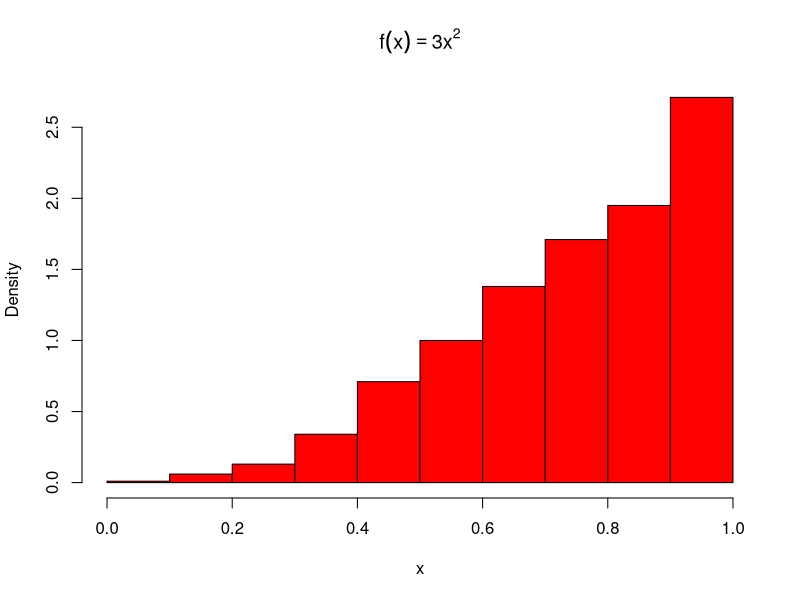
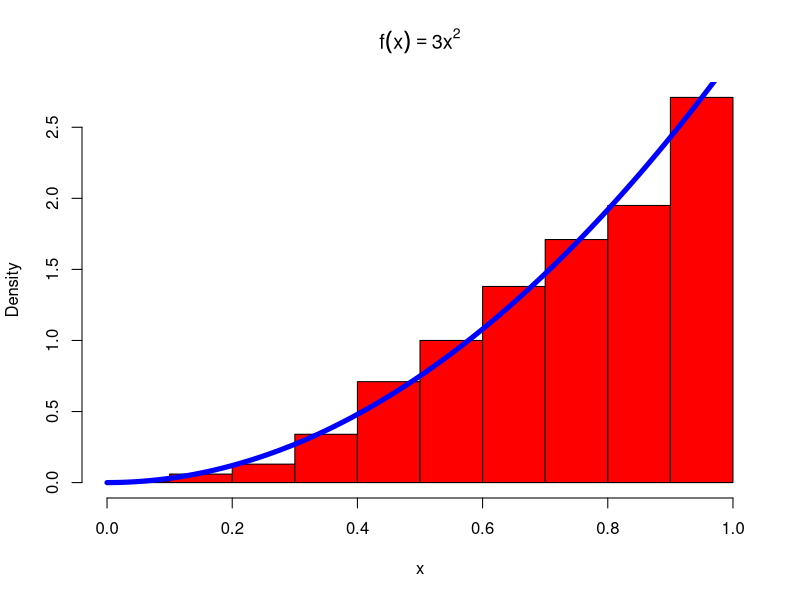
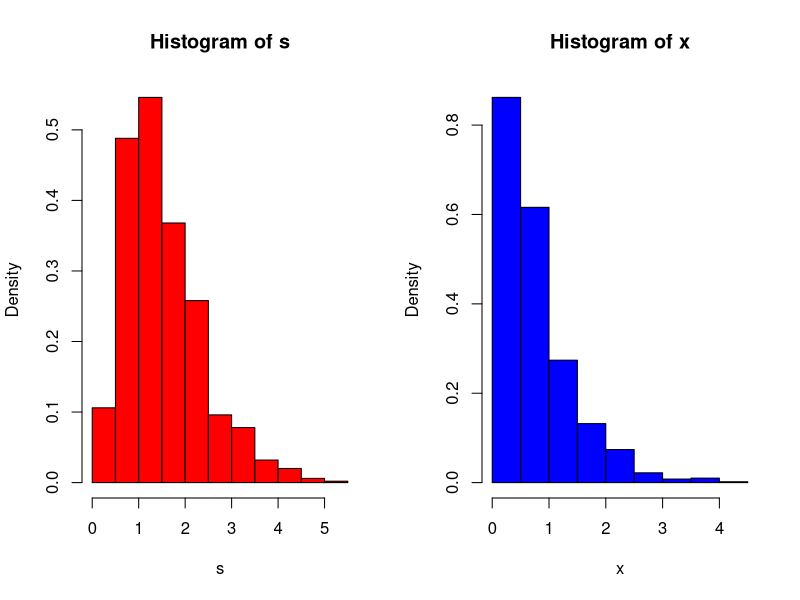

Here is the R script that generated these plots, in order:

# Statistical computing
# Spring 2015
# Homework-4
#####################F(x)=x^3 and 0<x<1##################################

n<-1000
u<-runif(n)
x<-u^(1/3)
hist(x,prob=T,col="red",main=expression(f(x)==3*x^2))
###Alternatively:
hist(x,prob=T,col="red",main=bquote(f(x)==3*x^2))
y<-seq(0,1,0.01)
lines(y,3*y^2, lwd=5, col='blue')

##############################################################
#################Exponential distribution#####################
##############################################################
n<-100000
lambda=2
x<-(-log(runif(n))/lambda)

###################################################
#check out rexp####################################
###################################################

###################################################
#################TwoPointDist######################
###################################################
n<-1000
p<-0.4
u<-runif(n)
x<-as.integer(u>0.6)

mean(x)
var(x)

###alternative:
rbinom(n,size=1,prob=p)
sample(c(0,1),size=n,replace=T,prob=c(0.6,0.4))

###################################################
#################GeometricDist######################
###################################################

n<-1000
p<-0.25
u<-runif(n)
k<-ceiling(log(1-u)/log(1-p))-1
####simplification
k<-floor(log(u)/log(1-p))

###################################################
#################LogDist######################
###################################################
rlogarithmic<-function(n,theta){
	#returns a random logarithmic (theta) sample size n
	u<-runif(n)
	#set the initial length of cdf vector
	N<-ceiling(-16/log10(theta))
	k<-1:N
	a<- (-1/log(1-theta))
	fk<-exp(log(a)+k*log(theta)-log(k))
	FK<-cumsum(fk)
	x<-integer(n)
	for (i in 1:n){
		x[i]<-as.integer(sum(u[i]>FK))##F^{-1}(u)-1
		while(x[i]==N){
			#if x==N we need to extend the cdf
			#very unlikely because N is large
			logf<-log(a)+(N+1)*log(theta)-log(N+1)
			fk<-c(fk,exp(logf))
			FK<-c(FK,FK[N]+fk[N+1])
			N<-N+1
			x[i]<as.integer(sum(u[i]>FK))
		}
	}
	x+1
}



n<-1000
theta<-0.5
x<-rlogarithmic(n,theta)
#compute density of logarithmic (theta) for comparison
k<-sort(unique(x))
p<- -1/log(1-theta)*theta^k/k
se<-sqrt(p*(1-p)/n)
round(rbind(table(x)/n,p,se),3)

##################################################
#################Convultion and Mixture of RV######################
###################################################
n<-1000
x1<-rgamma(n,2,2)
x2<-rgamma(n,2,4)

s<-x1+x2 #the convultion

u<-runif(n)
k<-as.integer(u>0.5) #vectors of zeros and ones
x<-k*x1+(1-k)*x2 #the mixture

par(mfcol=c(1,2))
hist(s,prob=T,col="red")
hist(x,prob=T,col="blue")